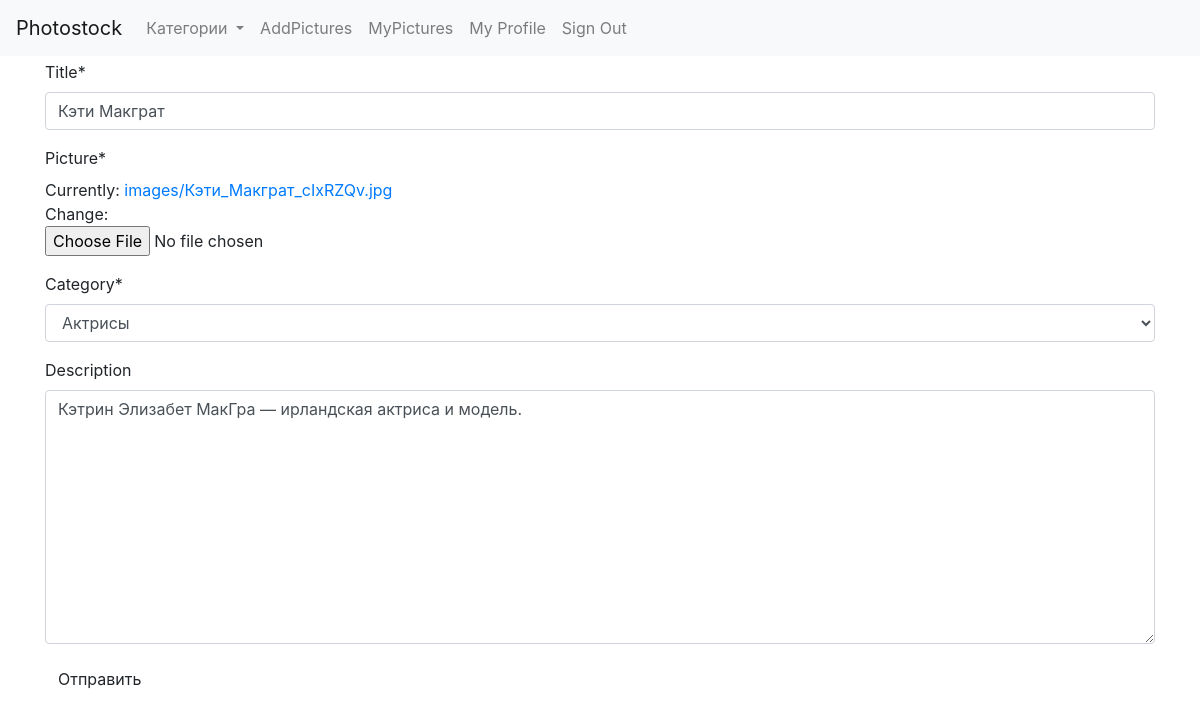
Page /pics/update/4 (signed in) on the committed database.
### pictures/models.py (models this page shows, shortened)
class Picture(models.Model):
    user = models.ForeignKey(User, on_delete=models.CASCADE)
    title = models.CharField(max_length=255)
    picture = models.ImageField(upload_to='images/')
    small_picture = ImageSpecField(source='picture',
                                      processors=[ResizeToFill(250, 300)],
                                      format='JPEG',
                                      options={'quality': 60})
    description = models.TextField(null=True, blank=True)
    category = models.ForeignKey(Category, on_delete=models.CASCADE)

### pictures/views.py (the view)
# urls.py: path("update/<int:pk>", PictureUpdate.as_view(), name="picture_update"),
class PictureUpdate(LoginRequiredMixin, UpdateView):
        model = Picture
        fields = ['title', 'picture', 'category', 'description']
        success_url = reverse_lazy('picture_list')
        def dispatch(self, request, *args, **kwargs):
            obj = self.get_object()
            if obj.user != self.request.user:
                raise Http404("Вы не являетесь владельцем этой публикации, чтобы редактировать её")
            return super(PictureUpdate, self).dispatch(request, *args, **kwargs)
        def get_context_data(self, **kwargs):
            context = super().get_context_data(**kwargs)
            context["cat_menu"] = Category.objects.all()
            return context

### photostock/utils/context_processors.py (called while the page is built)
def settings_context(_request):
    return {"DEBUG": settings.DEBUG}

### pictures/models.py (called while the page is built)
    def get_count_category(self):
        return Picture.objects.filter(category=self.id).count()

    def __str__(self):
        return self.name

### photostock/templates/pictures/picture_form.html
{% extends "base.html" %}
{% load crispy_forms_tags %}
{% block content %}
<form method="post" enctype="multipart/form-data" >{% csrf_token %}
  {{ form|crispy }}
      <div class="control-group" style="max-width: 200px">
      <div class="controls">
        <button type="submit" class="btn">Отправить</button>
      </div>
    </div>
</form>
{% endblock %}

### rows in the picture
Picture: title "Кэти Макграт", category "Актрисы", description "Кэтрин Элизабет МакГра — ирландская актриса и модель."
